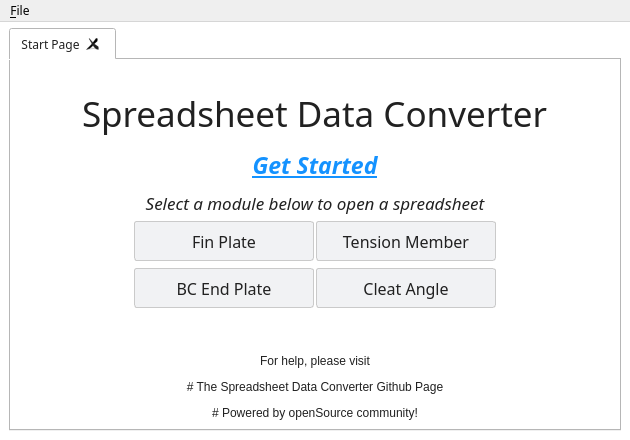
<?xml version="1.0" encoding="UTF-8"?>
<ui version="4.0">
 <class>MainWindow</class>
 <widget class="QMainWindow" name="MainWindow">
  <property name="enabled">
   <bool>true</bool>
  </property>
  <property name="geometry">
   <rect>
    <x>0</x>
    <y>0</y>
    <width>630</width>
    <height>440</height>
   </rect>
  </property>
  <property name="font">
   <font>
    <family>Google Sans</family>
   </font>
  </property>
  <property name="windowTitle">
   <string>Spreadsheet Data Converter</string>
  </property>
  <property name="windowIcon">
   <iconset>
    <normaloff>../icons/app_icon.png</normaloff>../icons/app_icon.png</iconset>
  </property>
  <property name="styleSheet">
   <string notr="true"/>
  </property>
  <widget class="QWidget" name="centralwidget">
   <property name="styleSheet">
    <string notr="true">QWidget{
background-color: rgb(255, 255, 255);
color: #212121;
}

QPushButton{
border-radius: 3px;
background-color: #f1f2f4;
padding: 5px;
border: 1px solid #cacaca;
box-shadow: 0 2px 5px 0 rgba(0,0,0,.26);
}

QLineEdit{
border-radius: 3px;
padding: 5px;
border: 1px solid #cacaca
}

QTableView::item{
padding: 7px;
font: 300 14px/18px Roboto,sans-serif;
}

QTableView::item:focus{
padding: 0;
}

QScrollBar{
background-color: #e5e5e5;
}

</string>
   </property>
   <layout class="QGridLayout" name="gridLayout">
    <property name="topMargin">
     <number>6</number>
    </property>
    <item row="0" column="0">
     <widget class="QTabWidget" name="tabWidget">
      <property name="minimumSize">
       <size>
        <width>127</width>
        <height>0</height>
       </size>
      </property>
      <property name="font">
       <font>
        <family>Google Sans</family>
        <pointsize>9</pointsize>
        <weight>50</weight>
        <bold>false</bold>
       </font>
      </property>
      <property name="focusPolicy">
       <enum>Qt::TabFocus</enum>
      </property>
      <property name="styleSheet">
       <string notr="true"/>
      </property>
      <property name="tabPosition">
       <enum>QTabWidget::North</enum>
      </property>
      <property name="tabShape">
       <enum>QTabWidget::Rounded</enum>
      </property>
      <property name="currentIndex">
       <number>0</number>
      </property>
      <property name="iconSize">
       <size>
        <width>16</width>
        <height>16</height>
       </size>
      </property>
      <property name="tabsClosable">
       <bool>true</bool>
      </property>
      <property name="movable">
       <bool>true</bool>
      </property>
      <property name="tabBarAutoHide">
       <bool>false</bool>
      </property>
      <widget class="QWidget" name="start_tab">
       <attribute name="title">
        <string>Start Page</string>
       </attribute>
       <attribute name="toolTip">
        <string>Welcome to Data Converter's</string>
       </attribute>
       <layout class="QGridLayout" name="gridLayout_6">
        <item row="0" column="0">
         <layout class="QHBoxLayout" name="horizontalLayout_3">
          <item>
           <layout class="QVBoxLayout" name="verticalLayout_3">
            <item>
             <spacer name="verticalSpacer_2">
              <property name="orientation">
               <enum>Qt::Vertical</enum>
              </property>
              <property name="sizeHint" stdset="0">
               <size>
                <width>20</width>
                <height>20</height>
               </size>
              </property>
             </spacer>
            </item>
            <item alignment="Qt::AlignHCenter">
             <widget class="QLabel" name="label_left_main_title">
              <property name="sizePolicy">
               <sizepolicy hsizetype="Preferred" vsizetype="Preferred">
                <horstretch>0</horstretch>
                <verstretch>1</verstretch>
               </sizepolicy>
              </property>
              <property name="font">
               <font>
                <family>Google Sans</family>
                <pointsize>26</pointsize>
                <weight>50</weight>
                <italic>false</italic>
                <bold>false</bold>
               </font>
              </property>
              <property name="autoFillBackground">
               <bool>false</bool>
              </property>
              <property name="styleSheet">
               <string notr="true"/>
              </property>
              <property name="frameShadow">
               <enum>QFrame::Raised</enum>
              </property>
              <property name="text">
               <string>Spreadsheet Data Converter</string>
              </property>
              <property name="scaledContents">
               <bool>true</bool>
              </property>
              <property name="margin">
               <number>0</number>
              </property>
             </widget>
            </item>
            <item>
             <widget class="QLabel" name="label_left_sub_title">
              <property name="sizePolicy">
               <sizepolicy hsizetype="Preferred" vsizetype="Preferred">
                <horstretch>0</horstretch>
                <verstretch>1</verstretch>
               </sizepolicy>
              </property>
              <property name="font">
               <font>
                <family>Google Sans</family>
                <pointsize>17</pointsize>
                <weight>75</weight>
                <italic>true</italic>
                <bold>true</bold>
                <underline>true</underline>
               </font>
              </property>
              <property name="styleSheet">
               <string notr="true">color:rgb(20,146,255);</string>
              </property>
              <property name="text">
               <string>Get Started</string>
              </property>
              <property name="textFormat">
               <enum>Qt::AutoText</enum>
              </property>
              <property name="scaledContents">
               <bool>true</bool>
              </property>
              <property name="alignment">
               <set>Qt::AlignCenter</set>
              </property>
              <property name="wordWrap">
               <bool>true</bool>
              </property>
              <property name="margin">
               <number>0</number>
              </property>
             </widget>
            </item>
            <item>
             <widget class="QLabel" name="label">
              <property name="font">
               <font>
                <family>Google Sans</family>
                <pointsize>13</pointsize>
                <weight>50</weight>
                <italic>true</italic>
                <bold>false</bold>
               </font>
              </property>
              <property name="text">
               <string>Select a module below to open a spreadsheet</string>
              </property>
              <property name="alignment">
               <set>Qt::AlignBottom|Qt::AlignHCenter</set>
              </property>
              <property name="margin">
               <number>8</number>
              </property>
             </widget>
            </item>
            <item>
             <layout class="QVBoxLayout" name="module_selection_layout" stretch="0,0">
              <property name="spacing">
               <number>2</number>
              </property>
              <property name="sizeConstraint">
               <enum>QLayout::SetDefaultConstraint</enum>
              </property>
              <item>
               <layout class="QHBoxLayout" name="horizontalLayout">
                <property name="bottomMargin">
                 <number>5</number>
                </property>
                <item alignment="Qt::AlignRight|Qt::AlignVCenter">
                 <widget class="QPushButton" name="push_btn_fin_plate">
                  <property name="sizePolicy">
                   <sizepolicy hsizetype="Fixed" vsizetype="Fixed">
                    <horstretch>0</horstretch>
                    <verstretch>0</verstretch>
                   </sizepolicy>
                  </property>
                  <property name="minimumSize">
                   <size>
                    <width>180</width>
                    <height>40</height>
                   </size>
                  </property>
                  <property name="font">
                   <font>
                    <family>Google Sans</family>
                    <pointsize>12</pointsize>
                    <weight>50</weight>
                    <bold>false</bold>
                   </font>
                  </property>
                  <property name="text">
                   <string>Fin Plate</string>
                  </property>
                 </widget>
                </item>
                <item alignment="Qt::AlignLeft|Qt::AlignVCenter">
                 <widget class="QPushButton" name="push_btn_tension_member">
                  <property name="enabled">
                   <bool>true</bool>
                  </property>
                  <property name="sizePolicy">
                   <sizepolicy hsizetype="Fixed" vsizetype="Preferred">
                    <horstretch>0</horstretch>
                    <verstretch>0</verstretch>
                   </sizepolicy>
                  </property>
                  <property name="minimumSize">
                   <size>
                    <width>180</width>
                    <height>40</height>
                   </size>
                  </property>
                  <property name="baseSize">
                   <size>
                    <width>0</width>
                    <height>0</height>
                   </size>
                  </property>
                  <property name="font">
                   <font>
                    <family>Google Sans</family>
                    <pointsize>12</pointsize>
                   </font>
                  </property>
                  <property name="text">
                   <string>Tension Member</string>
                  </property>
                 </widget>
                </item>
               </layout>
              </item>
              <item>
               <layout class="QHBoxLayout" name="horizontalLayout_4">
                <item alignment="Qt::AlignRight|Qt::AlignVCenter">
                 <widget class="QPushButton" name="push_btn_bc_end_plate">
                  <property name="minimumSize">
                   <size>
                    <width>180</width>
                    <height>40</height>
                   </size>
                  </property>
                  <property name="font">
                   <font>
                    <family>Google Sans</family>
                    <pointsize>12</pointsize>
                   </font>
                  </property>
                  <property name="text">
                   <string>BC End Plate</string>
                  </property>
                 </widget>
                </item>
                <item alignment="Qt::AlignLeft|Qt::AlignVCenter">
                 <widget class="QPushButton" name="push_btn_cleat_angle">
                  <property name="minimumSize">
                   <size>
                    <width>180</width>
                    <height>40</height>
                   </size>
                  </property>
                  <property name="font">
                   <font>
                    <family>Google Sans</family>
                    <pointsize>12</pointsize>
                   </font>
                  </property>
                  <property name="text">
                   <string>Cleat Angle</string>
                  </property>
                 </widget>
                </item>
               </layout>
              </item>
             </layout>
            </item>
            <item>
             <spacer name="verticalSpacer">
              <property name="orientation">
               <enum>Qt::Vertical</enum>
              </property>
              <property name="sizeHint" stdset="0">
               <size>
                <width>20</width>
                <height>40</height>
               </size>
              </property>
             </spacer>
            </item>
            <item>
             <widget class="QLabel" name="label_2">
              <property name="text">
               <string>&lt;html&gt;&lt;head/&gt;&lt;body&gt;&lt;p align=&quot;center&quot;&gt;&lt;span style=&quot; font-size:9pt;&quot;&gt;For help, please visit&lt;/span&gt;&lt;/p&gt;&lt;p align=&quot;center&quot;&gt;&lt;span style=&quot; font-size:9pt;&quot;&gt;# The Spreadsheet Data Converter Github Page&lt;/span&gt;&lt;/p&gt;&lt;p align=&quot;center&quot;&gt;&lt;span style=&quot; font-size:9pt;&quot;&gt;# Powered by openSource community!&lt;/span&gt;&lt;/p&gt;&lt;/body&gt;&lt;/html&gt;</string>
              </property>
              <property name="alignment">
               <set>Qt::AlignBottom|Qt::AlignHCenter</set>
              </property>
              <property name="wordWrap">
               <bool>true</bool>
              </property>
             </widget>
            </item>
           </layout>
          </item>
         </layout>
        </item>
       </layout>
      </widget>
     </widget>
    </item>
   </layout>
  </widget>
  <widget class="QMenuBar" name="menubar">
   <property name="geometry">
    <rect>
     <x>0</x>
     <y>0</y>
     <width>630</width>
     <height>21</height>
    </rect>
   </property>
   <property name="styleSheet">
    <string notr="true"/>
   </property>
   <widget class="QMenu" name="menuFile">
    <property name="font">
     <font>
      <family>Google Sans</family>
      <underline>false</underline>
      <strikeout>false</strikeout>
     </font>
    </property>
    <property name="title">
     <string>&amp;File</string>
    </property>
    <widget class="QMenu" name="menu_load_file">
     <property name="font">
      <font>
       <family>Arial</family>
      </font>
     </property>
     <property name="title">
      <string>&amp;Load Inputs</string>
     </property>
     <addaction name="action_load_fin_plate"/>
     <addaction name="action_load_tension_member"/>
     <addaction name="action_load_bc_end_plate"/>
     <addaction name="action_load_cleat_angle"/>
    </widget>
    <widget class="QMenu" name="menu_open_blank_tab">
     <property name="font">
      <font>
       <family>Arial</family>
      </font>
     </property>
     <property name="title">
      <string>Open Blank Tab</string>
     </property>
     <addaction name="action_blank_fin_plate"/>
     <addaction name="action_blank_tension_member"/>
     <addaction name="action_blank_bc_end_plate"/>
     <addaction name="action_blank_cleat_angle"/>
    </widget>
    <addaction name="menu_load_file"/>
    <addaction name="menu_open_blank_tab"/>
    <addaction name="action_close_file"/>
    <addaction name="separator"/>
    <addaction name="action_exit"/>
   </widget>
   <addaction name="menuFile"/>
  </widget>
  <action name="action_close_file">
   <property name="text">
    <string>&amp;Close current tab</string>
   </property>
   <property name="font">
    <font>
     <family>Arial</family>
    </font>
   </property>
  </action>
  <action name="action_save_file">
   <property name="text">
    <string>&amp;Save</string>
   </property>
  </action>
  <action name="action_edit_data">
   <property name="text">
    <string>Edit Data</string>
   </property>
  </action>
  <action name="action_save_as">
   <property name="text">
    <string>Save as</string>
   </property>
  </action>
  <action name="action_exit">
   <property name="text">
    <string>&amp;Exit</string>
   </property>
   <property name="font">
    <font>
     <family>Arial</family>
    </font>
   </property>
  </action>
  <action name="action_add_data">
   <property name="text">
    <string>&amp;Validate Data</string>
   </property>
  </action>
  <action name="action_column_layout">
   <property name="text">
    <string>&amp;Validate Data</string>
   </property>
  </action>
  <action name="action_toolbar_bottom_column_count">
   <property name="text">
    <string>15</string>
   </property>
  </action>
  <action name="action_toolbar_bottom_row_count">
   <property name="text">
    <string>32</string>
   </property>
  </action>
  <action name="action_toolbar_bottom_source">
   <property name="text">
    <string>test_data.csv</string>
   </property>
  </action>
  <action name="action_toolbar_bottom_column">
   <property name="text">
    <string>4</string>
   </property>
  </action>
  <action name="action_toolbar_bottom_row">
   <property name="text">
    <string>5</string>
   </property>
   <property name="font">
    <font/>
   </property>
  </action>
  <action name="action_toolbar_bottom_selected_cells">
   <property name="text">
    <string>15</string>
   </property>
  </action>
  <action name="action_toolbar_bottom_text_length">
   <property name="text">
    <string>18</string>
   </property>
  </action>
  <action name="action_save_data_to_file">
   <property name="text">
    <string>&amp;Save Data to file</string>
   </property>
  </action>
  <action name="action_load_fin_plate">
   <property name="text">
    <string>&amp;Fin Plate</string>
   </property>
   <property name="font">
    <font>
     <family>Arial</family>
    </font>
   </property>
  </action>
  <action name="action_load_tension_member">
   <property name="text">
    <string>&amp;Tension Member</string>
   </property>
   <property name="font">
    <font>
     <family>Arial</family>
    </font>
   </property>
  </action>
  <action name="action_load_bc_end_plate">
   <property name="text">
    <string>&amp;BC End Plate</string>
   </property>
   <property name="font">
    <font>
     <family>Arial</family>
    </font>
   </property>
  </action>
  <action name="action_load_cleat_angle">
   <property name="text">
    <string>&amp;Cleat Angle</string>
   </property>
   <property name="font">
    <font>
     <family>Arial</family>
    </font>
   </property>
  </action>
  <action name="action_blank_fin_plate">
   <property name="text">
    <string>&amp;Fin Plate</string>
   </property>
   <property name="font">
    <font>
     <family>Arial</family>
    </font>
   </property>
  </action>
  <action name="action_blank_tension_member">
   <property name="text">
    <string>&amp;Tension Member</string>
   </property>
   <property name="font">
    <font>
     <family>Arial</family>
    </font>
   </property>
  </action>
  <action name="action_blank_bc_end_plate">
   <property name="text">
    <string>&amp;BC End Plate</string>
   </property>
   <property name="font">
    <font>
     <family>Arial</family>
    </font>
   </property>
  </action>
  <action name="action_blank_cleat_angle">
   <property name="text">
    <string>&amp;Cleat Angle</string>
   </property>
   <property name="font">
    <font>
     <family>Arial</family>
    </font>
   </property>
  </action>
 </widget>
 <resources/>
 <connections/>
</ui>
